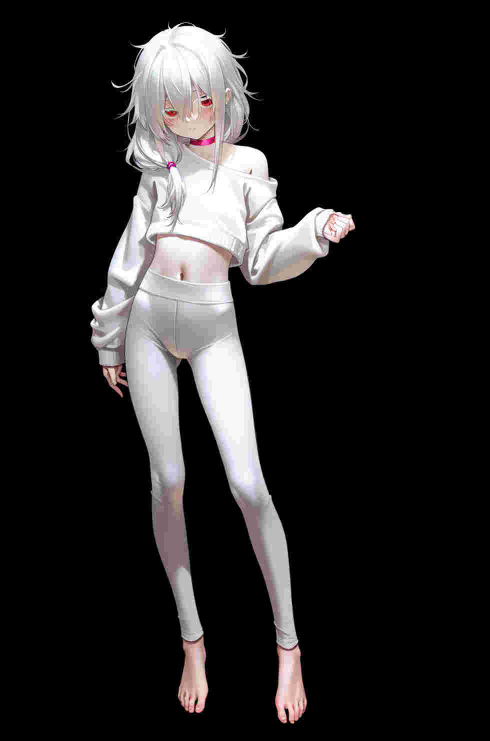
#> input picture assets/test_images/scorers/a00166-4154668875.jpg, 980 x 1482 px (shown at 1/2 size)
$ python test_pca.py ../../assets/test_images/scorers/a00166-4154668875.jpg   (older library calls are emulated)
#> lines starting #> are read from the running program, lines starting #| are printed output that depends on the picture; after the words box and inside, x2 and y2 are one past the last pixel; in counts of white or black regions, pixels touching at a corner belong together
#> further down, test_image_pil is the input picture: PIL image 980x1482 RGB; mean R, G, B 38.4, 37, 37.2
import cv2
import numpy as np
from sklearn.decomposition import PCA
from PIL import Image, ImageDraw
import matplotlib.pyplot as plt
import argparse  # <-- THIS IS THE KEY! I'm so sorry I forgot it!


# Onii-chan, I've pasted your awesome PCAScorer class right here!
# No changes needed, it's perfect!
class PCAScorer:
    def __init__(self):
        """
        Scorer based on PCA analysis of image noise.
        """
        pass

    def _pil_to_cv2(self, pil_image: Image.Image) -> np.ndarray:
        """Convert PIL Image to OpenCV BGR format."""
        # This conversion is a bit more robust for different PIL modes
        return cv2.cvtColor(np.array(pil_image.convert("RGB")), cv2.COLOR_RGB2BGR)

    def _equalize_float_v1(self, float_data):
        if float_data.size == 0:
            return float_data
        hist, bins = np.histogram(float_data.flatten(), bins=65536, range=(float_data.min(), float_data.max()))
        cdf = hist.cumsum()
        cdf_normalized = cdf / float(cdf.max())
        equalized_data = np.interp(float_data.flatten(), bins[:-1], cdf_normalized)
        return equalized_data

    def _enhance_component_v1(self, float_data):
        if float_data.size == 0:
            return float_data
        abs_data = np.abs(float_data)
        hist, bins = np.histogram(abs_data.flatten(), bins=65536, range=(abs_data.min(), abs_data.max()))
        cdf = hist.cumsum()
        cdf_normalized = cdf / float(cdf.max())
        equalized_data = np.interp(abs_data.flatten(), bins[:-1], cdf_normalized)
        return equalized_data

    def _luminance_gradient(self, img_rgb):
        gray = cv2.cvtColor(img_rgb, cv2.COLOR_RGB2GRAY)
        sobel_x = cv2.Sobel(gray, cv2.CV_64F, 1, 0, ksize=3)
        sobel_y = cv2.Sobel(gray, cv2.CV_64F, 0, 1, ksize=3)

        sobel_x_norm = cv2.normalize(sobel_x, None, 0, 255, cv2.NORM_MINMAX)
        sobel_y_norm = cv2.normalize(sobel_y, None, 0, 255, cv2.NORM_MINMAX)
        return np.stack([gray, sobel_x_norm, sobel_y_norm], axis=-1).astype(np.uint8)

    def analyze_image_pca(
        self,
        img_bgr: np.ndarray,
        component: int = 1,
        mode: str = "projection",
        input_type: str = "color",
        linearize: bool = False,
        invert: bool = False,
        enhancement: str = "equalize",
        gamma: float = 1.0,
    ):
#> called with component = 1, mode = 'projection', input_type = 'color', linearize = False, invert = False, enhancement = 'equalize', gamma = 1
        if img_bgr.shape[2] == 4:  # Handle transparency
            alpha = img_bgr[:, :, 3]
            img_rgb = cv2.cvtColor(img_bgr, cv2.COLOR_BGRA2RGB)
            bg = np.zeros_like(img_rgb, dtype=np.uint8)
            alpha_f = alpha[:, :, np.newaxis].astype(np.float32) / 255.0
            img_rgb = (img_rgb * alpha_f + bg * (1 - alpha_f)).astype(np.uint8)
        else:
            img_rgb = cv2.cvtColor(img_bgr, cv2.COLOR_BGR2RGB)

        h, w, c = img_rgb.shape
#> h = 1482; w = 980; c = 3
        mask = np.any(img_rgb > 0, axis=-1)
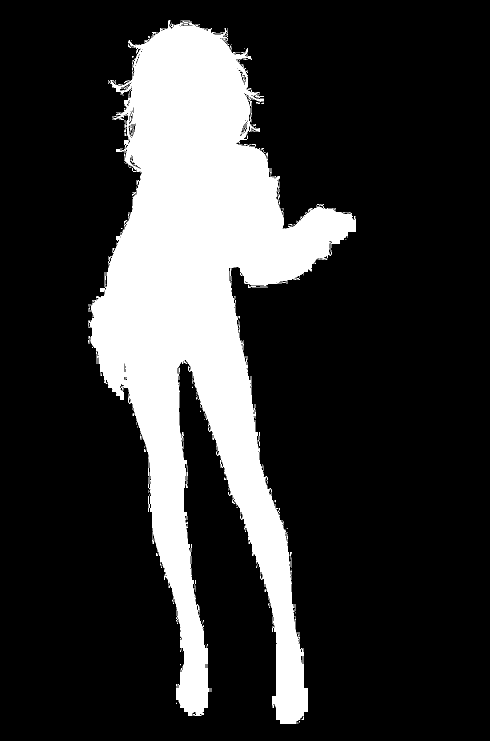
#> mask: shape (1482, 980) bool (shown at 1/2 size); 20.6% white; 98 white regions (84 under 20 px), largest, box (x1, y1, x2, y2) and area: (176, 40, 712, 1448) 298498, (516, 864, 520, 892) 56, (176, 672, 180, 688) 39
        mask_flat = mask.flatten()

        if input_type == "color":
            source_img_for_pca = img_rgb
        elif input_type == "luminance_gradient":
            source_img_for_pca = self._luminance_gradient(img_rgb)
        else:
            raise ValueError("input_type must be 'color' or 'luminance_gradient'")

        pixel_data = source_img_for_pca.reshape((h * w, c)).astype(np.float64) / 255.0
        if linearize:
            pixel_data = np.power(pixel_data, 2.2)

        pca = PCA(n_components=3)
        projected_data = pca.fit_transform(pixel_data)

        comp_idx = component - 1
        output_image_float_flat = projected_data[:, comp_idx]

        if output_image_float_flat is None:
            return np.zeros((h, w), dtype=np.uint8)

        final_image_float = np.zeros_like(output_image_float_flat)
        pixels_of_interest = output_image_float_flat[mask_flat]

        if enhancement == "equalize":
            if component == 1:
                enhanced_poi = self._equalize_float_v1(pixels_of_interest)
            else:
                enhanced_poi = self._enhance_component_v1(pixels_of_interest)
            final_image_float[mask_flat] = enhanced_poi
        else:
            if pixels_of_interest.size > 0:
                min_val, max_val = pixels_of_interest.min(), pixels_of_interest.max()
                if max_val > min_val:
                    final_image_float[mask_flat] = (pixels_of_interest - min_val) / (max_val - min_val)

        if gamma != 1.0:
            final_image_float = np.power(final_image_float, gamma)

        output_image_uint8 = (final_image_float.reshape(h, w) * 255).astype(np.uint8)

        if invert:
            output_image_uint8 = 255 - output_image_uint8

        return output_image_uint8

    def score(
        self,
        image: Image.Image,
        component: int = 1,
        mode: str = "projection",
        input_type: str = "color",
        linearize: bool = False,
        invert: bool = False,
        enhancement: str = "equalize",
        gamma: float = 1.0,
    ) -> float:
        cv2_image = self._pil_to_cv2(image)

        pca_result = self.analyze_image_pca(
            cv2_image,
            component=component,
            mode=mode,
            input_type=input_type,
            linearize=linearize,
            invert=invert,
            enhancement=enhancement,
            gamma=gamma,
        )
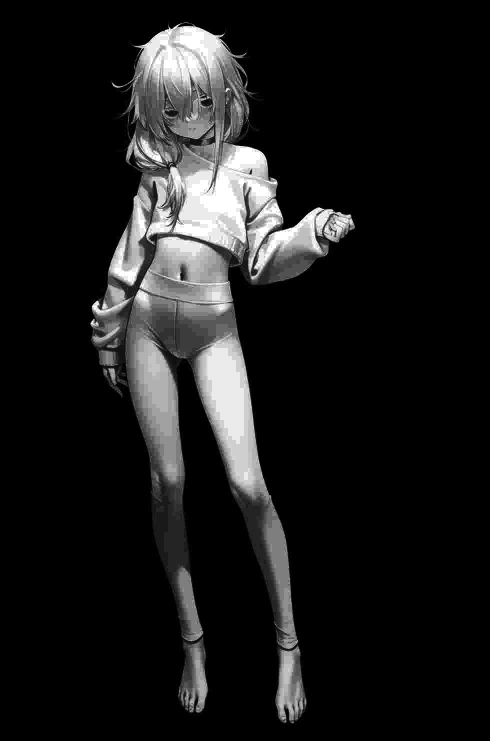
#> pca_result: shape (1482, 980) (shown at 1/2 size); min 0, max 255, mean 26.7

        # A lower mean indicates less noise, so we invert the score.
        score = 10.0 - (np.mean(pca_result) / 25.5)
#> score = 8.95

        return float(np.clip(score, 0.0, 10.0))


# --- Here is our testing area! ---


def create_test_image(width=512, height=512, add_noise=True):
    """Generates a sample PIL image for testing."""
    # Create a black image
    img = Image.new("RGB", (width, height), "black")
    draw = ImageDraw.Draw(img)

    # Draw a white circle in the middle
    padding = 50
    draw.ellipse((padding, padding, width - padding, height - padding), fill="white")

    if add_noise:
        # Add a tiny bit of noise to the whole image
        np_img = np.array(img)
        noise = np.random.randint(0, 5, np_img.shape, dtype=np.uint8)  # small noise
        np_img = cv2.add(np_img, noise)
        img = Image.fromarray(np_img)

    return img


# --- This is the part I changed, Onii-chan! ---
if __name__ == "__main__":
    # 1. Set up our command-line argument parser
    parser = argparse.ArgumentParser(description="Analyze an image with PCAScorer.")
    parser.add_argument(
        "image_path",
        type=str,
        nargs="?",  # The '?' means the argument is optional
        default=None,  # If not provided, it will be None
        help="Path to the image file to analyze.",
    )
    args = parser.parse_args()

    # 2. Decide whether to load an image or create one
    if args.image_path:
        print(f"Loading image from: {args.image_path}")
        try:
            test_image_pil = Image.open(args.image_path)
        except FileNotFoundError:
            print(f"Error: Could not find the image at {args.image_path}")
            exit()
        except Exception as e:
            print(f"Error: Could not open the image. It might be corrupt or an unsupported format. Details: {e}")
            exit()
    else:
        print("No image path provided. Generating a default test image...")
        test_image_pil = create_test_image()

    # 3. Create an instance of our scorer
    scorer = PCAScorer()

    # 4. Score the image and visualize the result (same as before)
    print("Scoring image with default settings...")
    image_score = scorer.score(test_image_pil)
#> image_score = 8.95

    print("\n--------------------------")
    print(f"PCA Score: {image_score:.4f} / 10.0")
#| PCA Score: 8.9549 / 10.0
    print("--------------------------\n")

    print("Generating PCA result image for display...")
    test_image_cv2 = scorer._pil_to_cv2(test_image_pil)
    pca_result_image = scorer.analyze_image_pca(test_image_cv2)

    fig, axes = plt.subplots(1, 2, figsize=(12, 6))
    fig.suptitle("PCAScorer Test with Default Settings", fontsize=16)
    axes[0].imshow(test_image_pil)
    axes[0].set_title("Original Image")
    axes[0].axis("off")
    axes[1].imshow(pca_result_image, cmap="gray")
    axes[1].set_title("PCA Result")
    axes[1].axis("off")

    plt.show()
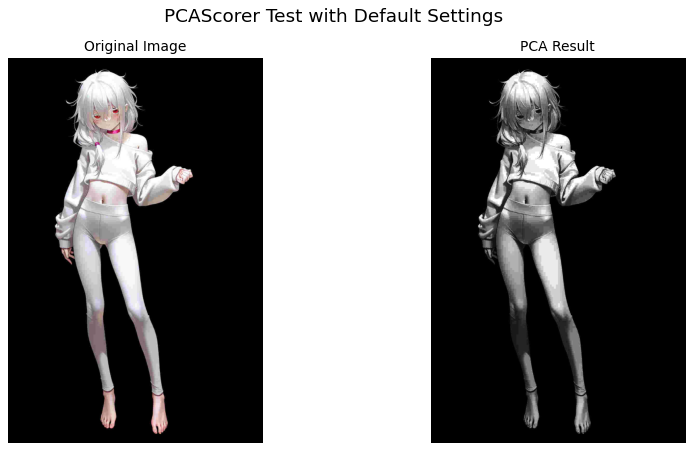
#> figure drawn by matplotlib, 2 panels
